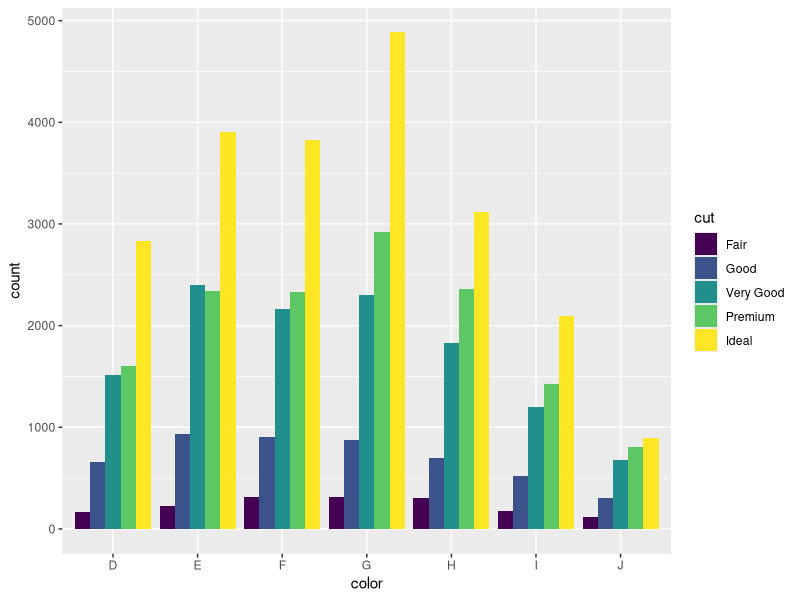

Generate this figure with R:
#Используя библиотеку ggplot2 и встроенные данные diamonds, постройте график распределения частот переменной color, на котором за цвет заполнения столбиков отвечает переменная cut. 
#Сохраните код графика в переменную obj. В итоге должен получиться вот такой график.

library(ggplot2)
ggplot(data = diamonds, aes(x = color,fill = cut, position = "dodge"))+
  geom_histogram(stat = "count", position = position_dodge())

